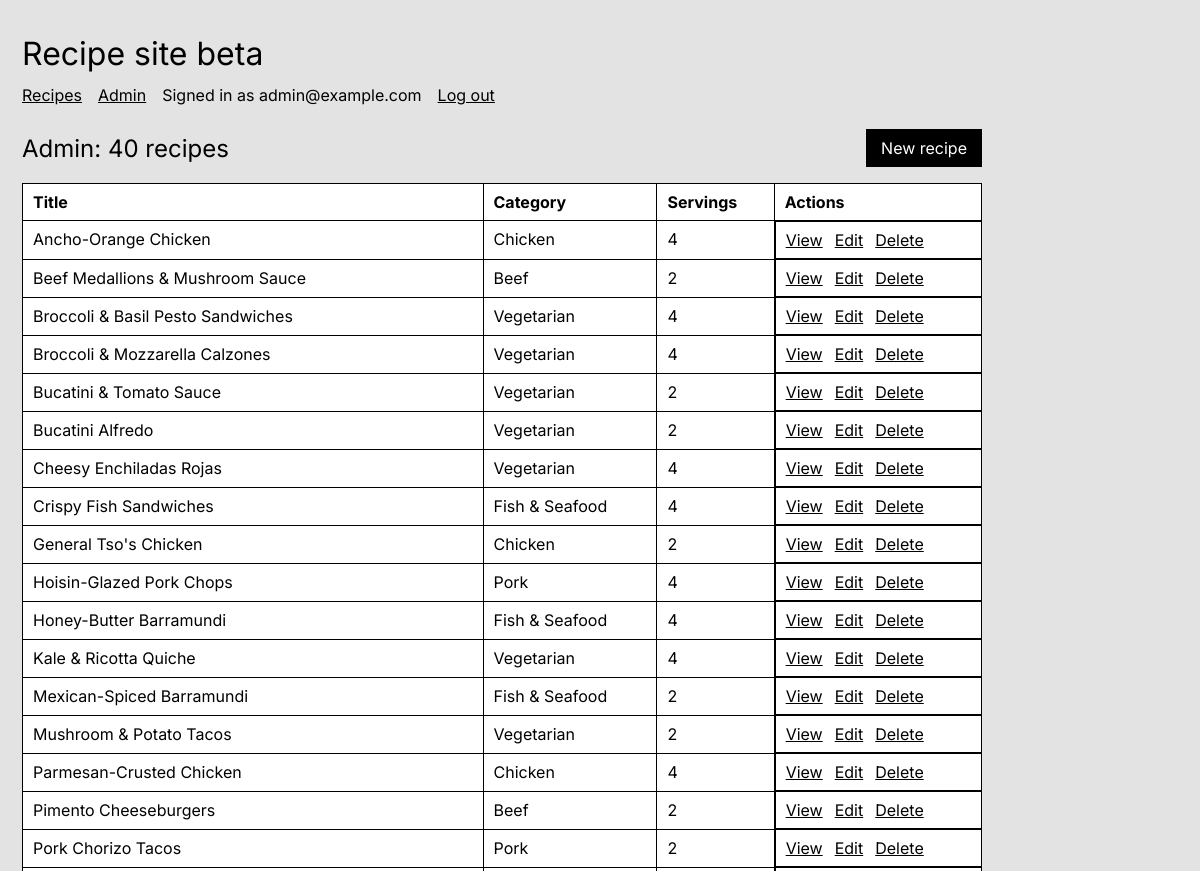
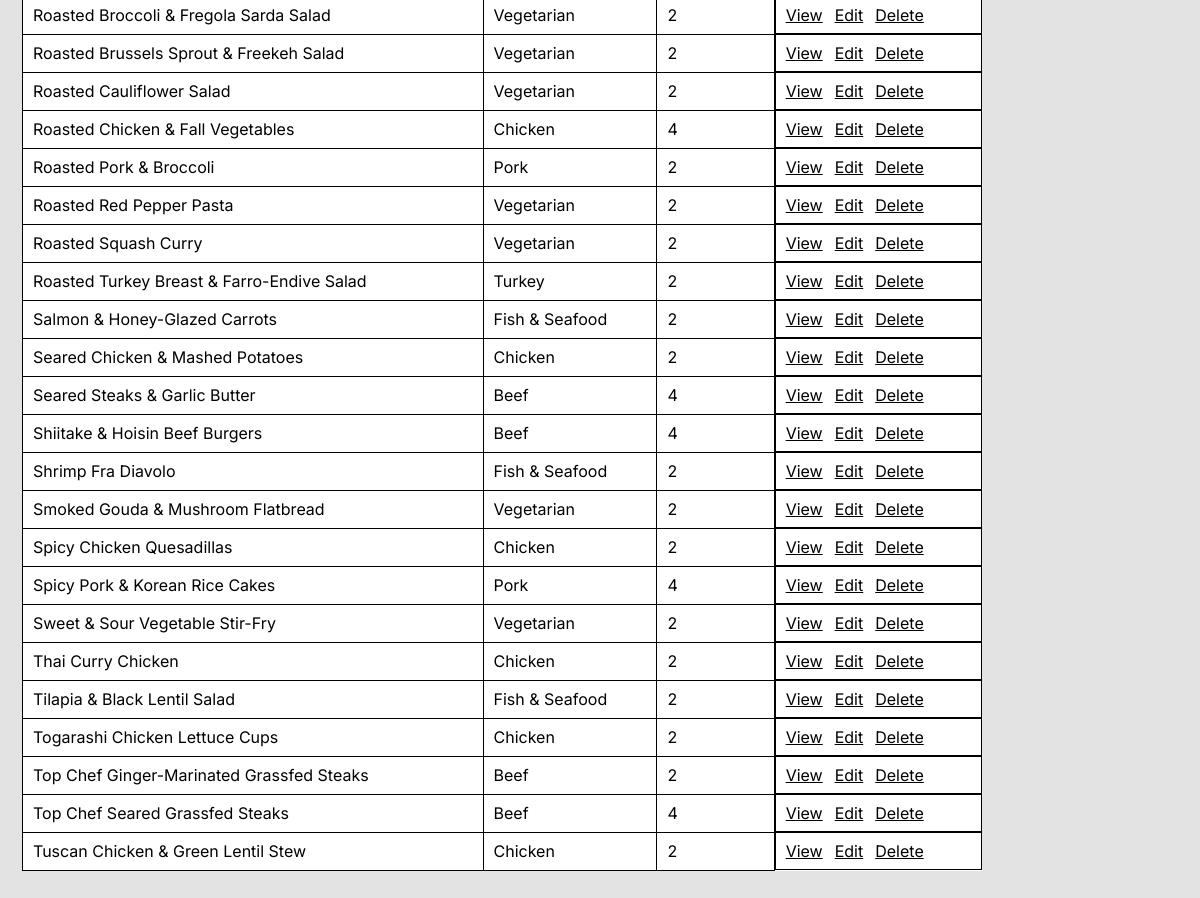
Page /beta/admin/index.php (signed in) on the committed database (2 pictures, top to bottom).
### tables this page shows
CREATE TABLE IF NOT EXISTS `users` (
  `id` int(11) NOT NULL AUTO_INCREMENT,
  `email` varchar(255) NOT NULL,
  `password_hash` varchar(255) NOT NULL,
  PRIMARY KEY (`id`),
  UNIQUE KEY `email` (`email`)
);

CREATE TABLE `recipes` (
  `id` int(11) NOT NULL AUTO_INCREMENT,
  `image_folder` varchar(255) DEFAULT NULL,
  `source_pdf` varchar(255) DEFAULT NULL,
  PRIMARY KEY (`id`)
);

CREATE TABLE `recipe_titles` (
  `recipe_id` int(11) NOT NULL,
  `title` varchar(255) NOT NULL,
  `slug` varchar(100) NOT NULL,
  `subtitle` varchar(255) DEFAULT NULL,
  PRIMARY KEY (`recipe_id`),
  UNIQUE KEY `uq_recipe_titles_slug` (`slug`),
  CONSTRAINT `fk_recipe_titles_recipe` FOREIGN KEY (`recipe_id`) REFERENCES `recipes` (`id`)
    ON DELETE CASCADE ON UPDATE CASCADE
);

CREATE TABLE `categories` (
  `id` int(11) NOT NULL AUTO_INCREMENT,
  `name` varchar(100) NOT NULL,
  PRIMARY KEY (`id`),
  UNIQUE KEY `uq_categories_name` (`name`)
);

CREATE TABLE `recipe_info` (
  `recipe_id` int(11) NOT NULL,
  `category_id` int(11) NOT NULL,
  `servings` tinyint(3) UNSIGNED NOT NULL,
  `description` text NOT NULL,
  `main_image` varchar(255) DEFAULT NULL,
  PRIMARY KEY (`recipe_id`),
  KEY `idx_recipe_info_category_id` (`category_id`),
  CONSTRAINT `fk_recipe_info_recipe` FOREIGN KEY (`recipe_id`) REFERENCES `recipes` (`id`)
    ON DELETE CASCADE ON UPDATE CASCADE,
  CONSTRAINT `fk_recipe_info_category` FOREIGN KEY (`category_id`) REFERENCES `categories` (`id`)
    ON DELETE RESTRICT ON UPDATE CASCADE
);

### beta/functions.php (called while the page is built, shortened)
<?php
function get_user_by_id(mysqli $conn, int $user_id): ?array {
  $result = mysqli_execute_query($conn, 'SELECT id, email FROM users WHERE id = ?', [$user_id]);
  return mysqli_fetch_assoc($result);
}
function get_current_user_row(mysqli $conn): ?array {
  return get_user_by_id($conn, (int) $_SESSION['user_id']);
}
function search_recipes(mysqli $conn, string $search, int $category_id): array {
  $sql = 'SELECT r.id, t.title, t.subtitle, c.name AS category, i.servings,
                 i.description, i.main_image
          FROM recipes r
          JOIN recipe_titles t ON t.recipe_id = r.id
          JOIN recipe_info i ON i.recipe_id = r.id
          JOIN categories c ON c.id = i.category_id
          WHERE t.title LIKE ?
            AND (? = 0 OR i.category_id = ?)
          ORDER BY t.title';
  $like = '%' . addcslashes($search, '%_\\') . '%';
  $result = mysqli_execute_query($conn, $sql, [$like, $category_id, $category_id]);
  return mysqli_fetch_all($result, MYSQLI_ASSOC);
}

### beta/admin/index.php (the view, shortened to what this page needs)
<?php
require __DIR__ . '/../functions.php';
$conn = require __DIR__ . '/../../assets/database/config.php';
$current_user = get_current_user_row($conn);
$recipes = search_recipes($conn, '', 0);
$root = '../';
require __DIR__ . '/../partials/header.php';
?>
  <main class="admin-page">
    <div class="admin-toolbar">
      <h2 class="admin-heading">Admin: <?= count($recipes) ?> recipes</h2>
      <a class="button-link" href="create.php">New recipe</a>
    </div>
    <table class="admin-table">
      <thead>
        <tr>
          <th scope="col">Title</th>
          <th scope="col">Category</th>
          <th scope="col">Servings</th>
          <th scope="col">Actions</th>
        </tr>
      </thead>
      <tbody>
        <?php foreach ($recipes as $recipe): ?>
          <tr>
            <td><?= htmlspecialchars($recipe['title']) ?></td>
            <td><?= htmlspecialchars($recipe['category']) ?></td>
            <td><?= (int) $recipe['servings'] ?></td>
            <td class="admin-actions">
              <a href="../recipe.php?id=<?= (int) $recipe['id'] ?>">View</a>
              <a href="edit.php?id=<?= (int) $recipe['id'] ?>">Edit</a>
              <a href="delete.php?id=<?= (int) $recipe['id'] ?>">Delete</a>
            </td>
          </tr>
        <?php endforeach; ?>
      </tbody>
    </table>
  </main>
<?php require __DIR__ . '/../partials/footer.php'; ?>

### beta/partials/header.php (shortened to what this page needs)
<?php
$current_user = $current_user ?? null;
?>
<!DOCTYPE html>
<html lang="en">
<head>
  <link rel="stylesheet" href="<?= $root ?>../assets/styles/main.css">
  <link rel="stylesheet" href="<?= $root ?>styles/beta.css">
</head>
<body>
  <h1 class="site-title"><a href="<?= $root ?>index.php">Recipe site beta</a></h1>
  <nav class="auth-links">
    <a href="<?= $root ?>index.php">Recipes</a>
    <?php if ($current_user !== null): ?>
      <a href="<?= $root ?>admin/index.php">Admin</a>
      <span>Signed in as <?= htmlspecialchars($current_user['email']) ?></span>
      <a href="<?= $root ?>logout.php">Log out</a>
    <?php else: ?>
      <a href="<?= $root ?>login.php">Admin log in</a>
    <?php endif; ?>
  </nav>

### assets/styles/main.css (style rules this page uses)
* { box-sizing: border-box; }
body { margin: 0; padding: 34px 22px 40px 9px; background: #e3e3e3; color: #000; font-family: "Inter", Arial, sans-serif; }
h1, h2, p { margin: 0; font-weight: 400; }
.site-title { margin-left: 13px; font-size: 32px; }
.site-title a { color: inherit; text-decoration: none; }
.auth-links { display: flex; gap: 16px; margin: 12px 0 24px 13px; }
.auth-links a { color: #000; }
.admin-heading { margin-left: 13px; }

### beta/styles/beta.css (style rules this page uses)
.admin-page { max-width: 960px; margin: 0 0 0 13px; }
.admin-toolbar { display: flex; align-items: center; justify-content: space-between; gap: 16px; margin-bottom: 16px; }
.admin-heading { margin: 0 0 16px; font-size: 24px; }
.admin-toolbar .admin-heading { margin: 0; }
.button-link, .recipe-form button, .delete-form button { display: inline-block; padding: 8px 14px; border: 1px solid #000; background: #000; color: #fff; font: inherit; text-decoration: none; cursor: pointer; }
.admin-table { width: 100%; border-collapse: collapse; background: #fff; }
.admin-table th, .admin-table td { padding: 8px 10px; border: 1px solid #000; text-align: left; vertical-align: top; }
.admin-actions { display: flex; gap: 12px; white-space: nowrap; }
.admin-actions a, .form-actions a, .delete-form a, .admin-message a { color: #000; }

### rows in the picture
users: email "admin@example.com"
recipes: recipe_titles.title "Ancho-Orange Chicken", categories.name "Chicken", recipe_info.servings "4"
recipes: recipe_titles.title "Beef Medallions & Mushroom Sauce", categories.name "Beef", recipe_info.servings "2"
recipes: recipe_titles.title "Broccoli & Basil Pesto Sandwiches", categories.name "Vegetarian", recipe_info.servings "4"
recipes: recipe_titles.title "Broccoli & Mozzarella Calzones", categories.name "Vegetarian", recipe_info.servings "4"
recipes: recipe_titles.title "Bucatini & Tomato Sauce", categories.name "Vegetarian", recipe_info.servings "2"
recipes: recipe_titles.title "Bucatini Alfredo", categories.name "Vegetarian", recipe_info.servings "2"
recipes: recipe_titles.title "Cheesy Enchiladas Rojas", categories.name "Vegetarian", recipe_info.servings "4"
recipes: recipe_titles.title "Crispy Fish Sandwiches", categories.name "Fish & Seafood", recipe_info.servings "4"
recipes: recipe_titles.title "General Tso's Chicken", categories.name "Chicken", recipe_info.servings "2"
recipes: recipe_titles.title "Hoisin-Glazed Pork Chops", categories.name "Pork", recipe_info.servings "4"
recipes: recipe_titles.title "Honey-Butter Barramundi", categories.name "Fish & Seafood", recipe_info.servings "4"
recipes: recipe_titles.title "Kale & Ricotta Quiche", categories.name "Vegetarian", recipe_info.servings "4"
recipes: recipe_titles.title "Mexican-Spiced Barramundi", categories.name "Fish & Seafood", recipe_info.servings "2"
recipes: recipe_titles.title "Mushroom & Potato Tacos", categories.name "Vegetarian", recipe_info.servings "2"
recipes: recipe_titles.title "Parmesan-Crusted Chicken", categories.name "Chicken", recipe_info.servings "4"
recipes: recipe_titles.title "Pimento Cheeseburgers", categories.name "Beef", recipe_info.servings "2"
recipes: recipe_titles.title "Pork Chorizo Tacos", categories.name "Pork", recipe_info.servings "2"
recipes: recipe_titles.title "Roasted Broccoli & Fregola Sarda Salad", categories.name "Vegetarian", recipe_info.servings "2"
recipes: recipe_titles.title "Roasted Brussels Sprout & Freekeh Salad", categories.name "Vegetarian", recipe_info.servings "2"
recipes: recipe_titles.title "Roasted Cauliflower Salad", categories.name "Vegetarian", recipe_info.servings "2"
recipes: recipe_titles.title "Roasted Chicken & Fall Vegetables", categories.name "Chicken", recipe_info.servings "4"
recipes: recipe_titles.title "Roasted Pork & Broccoli", categories.name "Pork", recipe_info.servings "2"
recipes: recipe_titles.title "Roasted Red Pepper Pasta", categories.name "Vegetarian", recipe_info.servings "2"
recipes: recipe_titles.title "Roasted Squash Curry", categories.name "Vegetarian", recipe_info.servings "2"
recipes: recipe_titles.title "Roasted Turkey Breast & Farro-Endive Salad", categories.name "Turkey", recipe_info.servings "2"
recipes: recipe_titles.title "Salmon & Honey-Glazed Carrots", categories.name "Fish & Seafood", recipe_info.servings "2"
recipes: recipe_titles.title "Seared Chicken & Mashed Potatoes", categories.name "Chicken", recipe_info.servings "2"
recipes: recipe_titles.title "Seared Steaks & Garlic Butter", categories.name "Beef", recipe_info.servings "4"
recipes: recipe_titles.title "Shiitake & Hoisin Beef Burgers", categories.name "Beef", recipe_info.servings "4"
recipes: recipe_titles.title "Shrimp Fra Diavolo", categories.name "Fish & Seafood", recipe_info.servings "2"
recipes: recipe_titles.title "Smoked Gouda & Mushroom Flatbread", categories.name "Vegetarian", recipe_info.servings "2"
recipes: recipe_titles.title "Spicy Chicken Quesadillas", categories.name "Chicken", recipe_info.servings "2"
recipes: recipe_titles.title "Spicy Pork & Korean Rice Cakes", categories.name "Pork", recipe_info.servings "4"
recipes: recipe_titles.title "Sweet & Sour Vegetable Stir-Fry", categories.name "Vegetarian", recipe_info.servings "2"
recipes: recipe_titles.title "Thai Curry Chicken", categories.name "Chicken", recipe_info.servings "2"
recipes: recipe_titles.title "Tilapia & Black Lentil Salad", categories.name "Fish & Seafood", recipe_info.servings "2"
recipes: recipe_titles.title "Togarashi Chicken Lettuce Cups", categories.name "Chicken", recipe_info.servings "2"
recipes: recipe_titles.title "Top Chef Ginger-Marinated Grassfed Steaks", categories.name "Beef", recipe_info.servings "2"
recipes: recipe_titles.title "Top Chef Seared Grassfed Steaks", categories.name "Beef", recipe_info.servings "4"
recipes: recipe_titles.title "Tuscan Chicken & Green Lentil Stew", categories.name "Chicken", recipe_info.servings "2"

### other values in the picture
count($recipes) "40"
